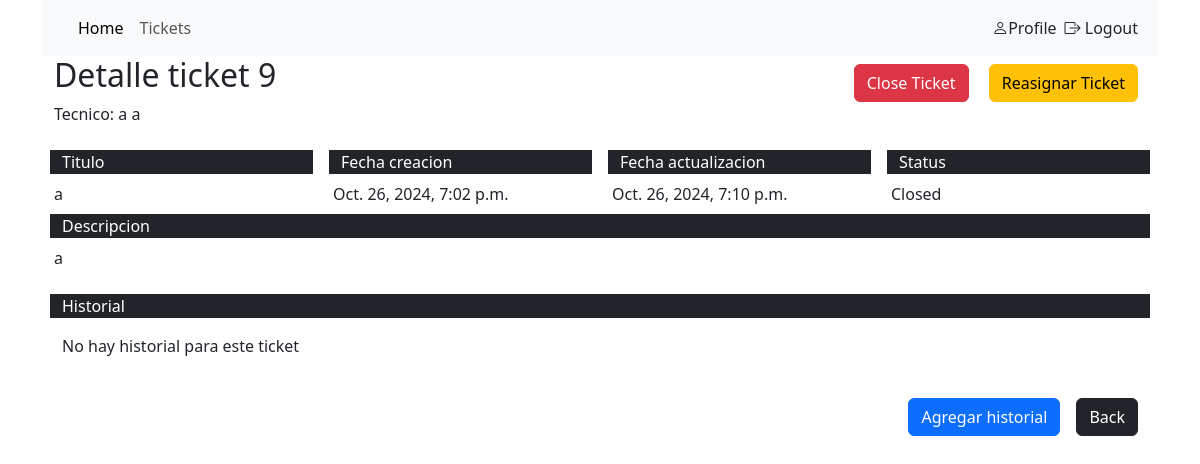
The page /tickets/detail/9 (signed in) on the database its author committed.
### tickets/models.py (models this page shows, shortened)
class Ticket(models.Model):
    title = models.CharField(max_length=200,verbose_name='Titulo')
    description = models.TextField(verbose_name='Description')
    created_at = models.DateTimeField(auto_now_add=True,verbose_name='Fecha creacion')
    updated_at = models.DateTimeField(auto_now=True,verbose_name='Fecha modificacion')
    tech = models.ForeignKey(Tech,null=True,blank=True,on_delete=models.RESTRICT)
    history = models.ManyToManyField(History)
    status = models.ForeignKey(Status,null=True,blank=True,on_delete=models.RESTRICT,default=get_default_status_id)

class Tech(models.Model):
    name= models.CharField(max_length=200)
    last_name= models.CharField(max_length=200)
    user = models.OneToOneField(User,on_delete=models.CASCADE,default=1)
    avatar = models.ImageField(null=True, blank=True,upload_to="techs")
    def __str__(self) -> str:
        return f'{self.name} {self.last_name}'

class Status(models.Model):
    name= models.CharField(max_length=200,verbose_name="Status")
    def __str__(self) -> str:
        return self.name

### tickets/views.py (the view, shortened to what this page needs)
# urls.py: path('detail/<int:pk>',TicketDetailView.as_view(),name='ticket_detail'),
@method_decorator(login_required,name="dispatch")
class TicketDetailView(FormMixin,DetailView):
    model = Ticket
    form_class = HistoryForm
    template_name = 'tickets/ticket_detail.html'
    context_object_name = 'ticket'
    def get_object(self,queryset=None):
        ticket = super().get_object(queryset)
        if ticket.tech == Tech.objects.get(user=self.request.user):
            return ticket
        else:
            raise Http404("No tienes permiso")
    def get_context_data(self,**kwargs):
        context = super(TicketDetailView,self).get_context_data(**kwargs)
        context['form'] = self.get_form()
        return context

### tickets/templates/tickets/ticket_detail.html (shortened to what this page needs)
{% extends 'tickets/base.html' %}
{% block content %}
{% if ticket %}
<div class="d-flex justify-content-between">
    <div>
        <h2>Detalle ticket {{ticket.id}}</h2>
        <p>Tecnico: {{ticket.tech}}</p>
    </div>
    <div>
        <div class="is-grouped">
            <button id="close-ticket" class="btn btn-danger m-2">Close Ticket</button>
            <a href="#" class="btn btn-warning m-2">Reasignar Ticket</a>
        </div>
    </div>
</div>
<div class="row">
    <p class="col bg-dark text-white m-2">
        Titulo
    </p>
    <p class="col bg-dark text-white m-2">
        Fecha creacion
    </p>
    <p class="col bg-dark text-white m-2">
        Fecha actualizacion
    </p>
    <p class="col bg-dark text-white m-2">
        Status
    </p>
</div>
<div class="row">
    <div class="col">
        {{ticket.title}}
    </div>
    <div class="col">
        {{ticket.created_at}}
    </div>
    <div class="col">
        {{ticket.updated_at}}
    </div>
    <div class="col">
        {{ticket.status}}
    </div>
</div>
<div class="row">
    <p class="col bg-dark text-white m-2">
        Descripcion
    </p>
</div>
<div class="row">
    <div class="col">
        {{ticket.description | linebreaks}}
    </div>
</div>
<div class="row">
    <p class="col bg-dark text-white m-2">
        Historial
    </p>
</div>
<div class="row p-2 mb-2">
    {% if ticket.history.all %}
    {% for h in ticket.history.all %}
    <li>{{ h.created_at }} - {{ h.description }}</li>
    {% endfor %}
    {% else %}
    <p>No hay historial para este ticket</p>
    {% endif %}
</div>
<div class="is-grouped d-flex justify-content-end">
    <button type="button" class="btn btn-primary m-2" data-bs-toggle="modal" data-bs-target="#exampleModal">
        Agregar historial
    </button>
    <a href="{% url 'ticket_list' %}" class="btn btn-dark m-2">Back</a>
</div>
{% endif %}
{% endblock %}

### rows shown on the page
Ticket: id "9", tech "a a", title "a", created_at "Oct. 26, 2024, 7:02 p.m.", updated_at "Oct. 26, 2024, 7:10 p.m.", status "Closed", description "a"
